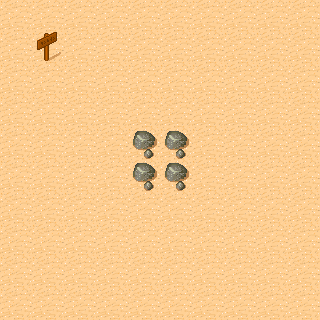

This is a level from a 2D game, rendered from its Tiled map with the project's own tilesets. A one-line summary and the complete map file follow:
An orthogonal 10x10 tile map with 32x32 px tiles, 1 tile layer (Tile Layer 1) and 2 objects (o2dtk_collision, o2dtk_link).

<map version="1.0" orientation="orthogonal" width="10" height="10" tilewidth="32" tileheight="32">
 <tileset firstgid="1" name="tmw_desert_spacing" tilewidth="32" tileheight="32" spacing="1" margin="1">
  <image source="tmw_desert_spacing.png" trans="ff00ff" width="265" height="199" />
 </tileset>
 <layer name="Tile Layer 1" width="10" height="10">
  <data>
   <tile gid="30" />
   <tile gid="30" />
   <tile gid="30" />
   <tile gid="30" />
   <tile gid="30" />
   <tile gid="30" />
   <tile gid="30" />
   <tile gid="30" />
   <tile gid="30" />
   <tile gid="30" />
   <tile gid="30" />
   <tile gid="46" />
   <tile gid="30" />
   <tile gid="30" />
   <tile gid="30" />
   <tile gid="30" />
   <tile gid="30" />
   <tile gid="30" />
   <tile gid="30" />
   <tile gid="30" />
   <tile gid="30" />
   <tile gid="30" />
   <tile gid="30" />
   <tile gid="30" />
   <tile gid="30" />
   <tile gid="30" />
   <tile gid="30" />
   <tile gid="30" />
   <tile gid="30" />
   <tile gid="30" />
   <tile gid="30" />
   <tile gid="30" />
   <tile gid="30" />
   <tile gid="30" />
   <tile gid="30" />
   <tile gid="30" />
   <tile gid="30" />
   <tile gid="30" />
   <tile gid="30" />
   <tile gid="30" />
   <tile gid="30" />
   <tile gid="30" />
   <tile gid="30" />
   <tile gid="30" />
   <tile gid="32" />
   <tile gid="32" />
   <tile gid="30" />
   <tile gid="30" />
   <tile gid="30" />
   <tile gid="30" />
   <tile gid="30" />
   <tile gid="30" />
   <tile gid="30" />
   <tile gid="30" />
   <tile gid="32" />
   <tile gid="32" />
   <tile gid="30" />
   <tile gid="30" />
   <tile gid="30" />
   <tile gid="30" />
   <tile gid="30" />
   <tile gid="30" />
   <tile gid="30" />
   <tile gid="30" />
   <tile gid="30" />
   <tile gid="30" />
   <tile gid="30" />
   <tile gid="30" />
   <tile gid="30" />
   <tile gid="30" />
   <tile gid="30" />
   <tile gid="30" />
   <tile gid="30" />
   <tile gid="30" />
   <tile gid="30" />
   <tile gid="30" />
   <tile gid="30" />
   <tile gid="30" />
   <tile gid="30" />
   <tile gid="30" />
   <tile gid="30" />
   <tile gid="30" />
   <tile gid="30" />
   <tile gid="30" />
   <tile gid="30" />
   <tile gid="30" />
   <tile gid="30" />
   <tile gid="30" />
   <tile gid="30" />
   <tile gid="30" />
   <tile gid="30" />
   <tile gid="30" />
   <tile gid="30" />
   <tile gid="30" />
   <tile gid="30" />
   <tile gid="30" />
   <tile gid="30" />
   <tile gid="30" />
   <tile gid="30" />
   <tile gid="30" />
  </data>
 </layer>
 <objectgroup name="Object Layer 1" width="10" height="10">
  <object name="o2dtk_collision_rocks" type="o2dtk_collision" x="128" y="128" width="64" height="64">
   <properties>
    <property name="o2dtk_collision" value="box" />
   </properties>
  </object>
  <object name="o2dtk_link_sign" type="o2dtk_link" x="32" y="32" width="32" height="32">
   <properties>
    <property name="o2dtk_link" value="prefab" />
   </properties>
  </object>
 </objectgroup>
</map>
